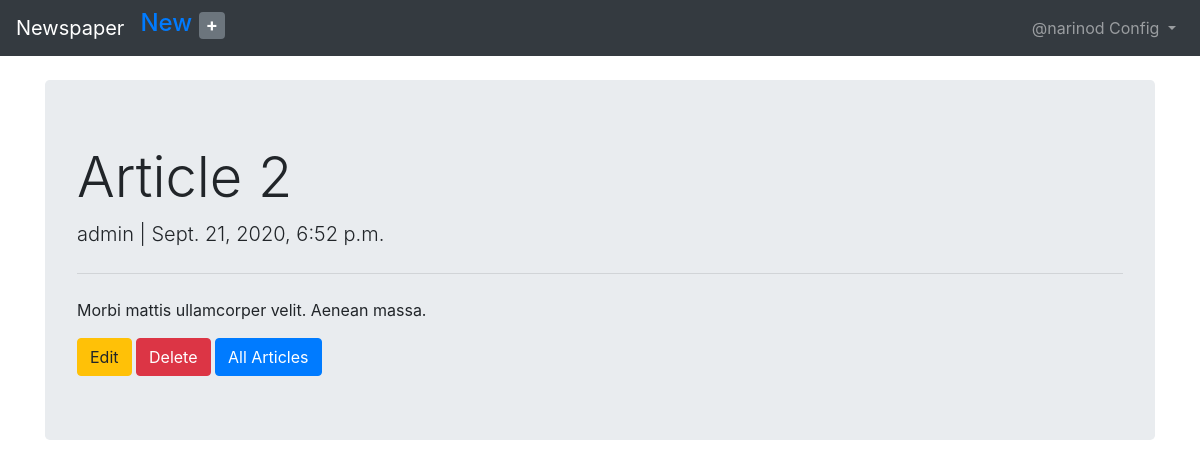
Page /articles/2/ (signed in) on the committed database.
### users/models.py (models this page shows)
class CustomUser(AbstractUser):
    age = models.PositiveIntegerField(default=0)

### articles/models.py (models this page shows, shortened)
class Article(models.Model):
    title = models.CharField(max_length=255)
    body = models.TextField()
    date = models.DateTimeField(auto_now_add=True)
    author = models.ForeignKey(
        settings.AUTH_USER_MODEL,
        on_delete=models.CASCADE,
    )

### articles/views.py (the view)
# urls.py: path('<int:pk>/', views.ArticleDetailView.as_view(), name='article_detail'),
class ArticleDetailView(LoginRequiredMixin,DetailView):
    model = models.Article
    template_name = 'article_detail.html'
    login_url = 'login'

### templates/article_detail.html
{% extends 'base.html' %}
{% block content %}
    <div class="container">
        <div class="row">
            <div class="col">
                <div class="jumbotron">
                    <h1 class="display-4">{{ object.title }}</h1>
                    <p class="lead">{{ object.author }} | {{ object.date }}</p>
                    <hr class="my-4">
                    <p>{{ object.body }}</p>
                    <a class="btn btn-warning" href="{% url 'article_edit' object.pk %}" role="button">Edit</a>
                    <a class="btn btn-danger" href="{% url 'article_delete' object.pk %}" role="button">Delete</a>
                    <a class="btn btn-primary" href="{% url 'article_list' %}" role="button">All Articles</a>
                </div>
            </div>
        </div>
    </div>
{% endblock content %}

### templates/base.html (shortened to what this page needs)
<!doctype html>
<html lang="en">
<head>
    <link rel="stylesheet" href="https://stackpath.bootstrapcdn.com/bootstrap/4.5.2/css/bootstrap.min.css"
>
</head>
<body>
<nav class="navbar navbar-expand-md navbar-dark bg-dark mb-4">
    <a class="navbar-brand" href="{% url 'home' %}">Newspaper</a>
    {% if user.is_authenticated %}
        <ul class="navbar-nav mr-auto">
            <li class="nav-item">
                <a class="nav-item" href="{% url 'article_new' %}"><h4>New <span class="badge badge-secondary">+</span></h4> </a>
            </li>
        </ul>
    {% endif %}
    <div class="collapse navbar-collapse" id="navbarSupportedContent">
        {% if user.is_authenticated %}
            <ul class="navbar-nav ml-auto">
                <li class="nav-item">
                    <a class="nav-link dropdown-toggle" href="#" id="userMenu"
                       data-toggle="dropdown"
                       aria-haspopup="true" aria-expanded="false">
                        {{ user.username }} Config
                    </a>
                </li>
            </ul>
        {% else %}
            <form class="form-inline ml-auto">
                <a class="btn btn-outline-secondary" href="{% url 'login' %}">Log In</a>
                <a class="btn btn-primary ml-2" href="{% url 'signup' %}">Sign Up</a>
            </form>
        {% endif %}
    </div>
</nav>
{% block content %}
{% endblock %}
</body>
</html>

### rows in the picture
CustomUser: username "@narinod"
Article: title "Article 2", author "admin", date "Sept. 21, 2020, 6:52 p.m.", body "Morbi mattis ullamcorper velit. Aenean massa."
